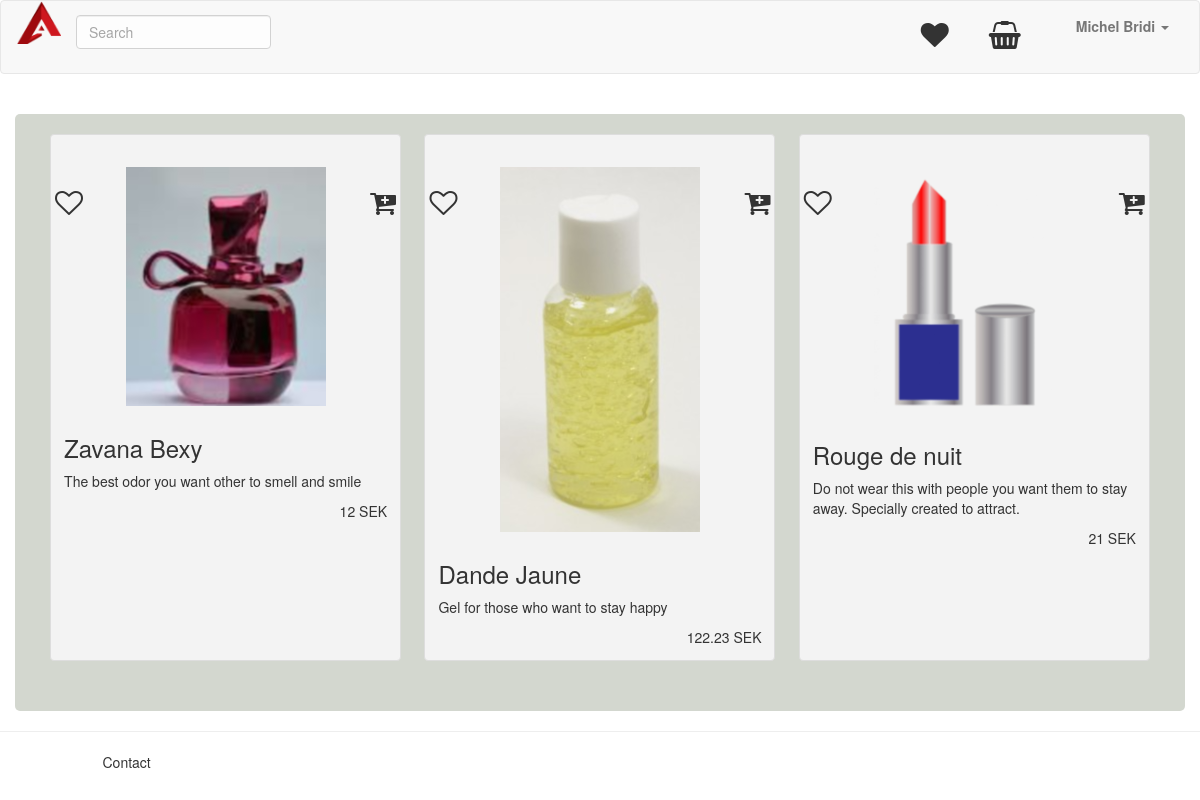
The app's page / (signed in) with its own data.
### tables this page shows
CREATE TABLE `purchase_item` (
  `id` int(11) UNSIGNED NOT NULL,
  `name` varchar(30) NOT NULL,
  `alt` varchar(20) DEFAULT NULL,
  `title` varchar(100) NOT NULL,
  `picture` text NOT NULL,
  `price` float NOT NULL,
  `currency` enum('SEK','USD','EUR','YEN') DEFAULT 'SEK',
  `description` text,
  `available` int(4) NOT NULL DEFAULT '1',
  `active` int(1) NOT NULL DEFAULT '1'
);

### App/Controllers/Home.php (called while the page is built, shortened)
<?php
class Home extends \Core\Controller
{
    public function indexAction()
    {
        View::render('Home/index.php', [
            'logged' => User::getIsLogged(),
            'items' => Item::findAll(1)
        ]);
    }
}

### Core/Router.php (called while the page is built, shortened)
<?php
class Router
{
    protected $routes = [];
    protected $params = [];
    public function add($route, $params = [])
    {
        $route = preg_replace('/\//', '\\/', $route);
        $route = preg_replace('/\{([a-z]+)\}/', '(?P<\1>[a-z-]+)', $route);
        $route = preg_replace('/\{([a-z]+):([^\}]+)\}/', '(?P<\1>\2)', $route);
        $route = '/^' . $route . '$/i';
        $this->routes[$route] = $params;
    }
    public function match($url)
    {
        foreach ($this->routes as $route => $params) {
            if (preg_match($route, $url, $matches)) {
                $this->params = $params;
                return true;
            }
        }
        return false;
    }
    public function dispatch($url)
    {
        $url = $this->removeQueryStringVariables($url);
        if ($this->match($url)) {
            $controller = $this->params['controller'];
            $controller = $this->convertToStudlyCaps($controller);
            $controller = $this->getNamespace() . $controller;
            if (class_exists($controller)) {
                $controller_object = new $controller($this->params);
                $action = $this->params['action'];
                $action = $this->convertToCamelCase($action);
                if (preg_match('/action$/i', $action) == 0) {
                    return $controller_object->$action();
                } else {
                    throw new \Exception("Method $action in controller $controller cannot be called directly - remove the Action suffix to call this method");
                }
            } else {
                throw new \Exception("Controller class $controller not found");
            }
        } else {
            throw new \Exception('No route matched.', 404);
        }
    }
    protected function convertToStudlyCaps($string)
    {
        return str_replace(' ', '', ucwords(str_replace('-', ' ', $string)));
    }
    protected function convertToCamelCase($string)
    {
        return lcfirst($this->convertToStudlyCaps($string));
    }
    protected function removeQueryStringVariables($url)
    {
        return $url;
    }
    protected function getNamespace()
    {
        $namespace = 'App\Controllers\\';
        return $namespace;
    }
}

### public/index.php (called while the page is built, shortened)
<?php
$router = new Core\Router();
$router->add('', ['controller' => 'Home', 'action' => 'index']);
$router->add('/', ['controller' => 'Home', 'action' => 'index']);
$router->add('user/login', ['controller' => 'UserController', 'action' => 'login']);
$router->add('user/signup', ['controller' => 'UserController', 'action' => 'signup']);
$router->add('user/logout', ['controller' => 'UserController', 'action' => 'logout']);
$router->add('user/userFound', ['controller' => 'UserController', 'action' => 'userFound']);
$router->add('user/policy', ['controller' => 'UserController', 'action' => 'policy']);
$router->add('user/profile', ['controller' => 'UserController', 'action' => 'view']);
$router->add('user/update', ['controller' => 'UserController', 'action' => 'update']);
$router->add('user/citylist', ['controller' => 'UserController', 'action' => 'citylist']);
$router->add('item/update', ['controller' => 'ItemController', 'action' => 'update']);
$router->add('item/handle', ['controller' => 'ItemController', 'action' => 'handle']);
$router->add('item/edit', ['controller' => 'ItemController', 'action' => 'edit']);
$router->add('item/delete', ['controller' => 'ItemController', 'action' => 'delete']);
$router->add('purchase/cart', ['controller' => 'PurchaseController', 'action' => 'cart']);
$router->add('purchase/towish', ['controller' => 'PurchaseController', 'action' => 'towish']);
$router->add('purchase/disposeof', ['controller' => 'PurchaseController', 'action' => 'disposeof']);
$router->add('purchase/wish', ['controller' => 'PurchaseController', 'action' => 'wish']);
$router->add('purchase/execute', ['controller' => 'PurchaseController', 'action' => 'execute']);
$router->add('/document/pay', ['controller' => 'DocumentController', 'action' => 'purchase']);
$router->add('/document/join', ['controller' => 'DocumentController', 'action' => 'menber']);
$router->add('{controller}/{action}');
$router->dispatch($_SERVER['QUERY_STRING']);

### App/Models/Item.php (called while the page is built, shortened)
<?php
class Item extends \Core\Model
{
    public static function findAll($active=null)
    {
        $db = static::getDB();
        if (is_null($active)) {
            $products = $db->prepare("SELECT * FROM purchase_item");
            $products->execute();
        } else {
            $products = $db->prepare("SELECT * FROM purchase_item WHERE active = :active");
            $products->execute(['active' => $active]);
        }
        return $products->fetchAll(PDO::FETCH_ASSOC);
    }
}

### App/Views/Home/index.php (the view)
<?php include realpath(dirname(__DIR__)."/layout/top.php");?>
<article>
<br style="clear: both" />
<div class="container cart">
<?php
    foreach ($items as $item) { ?>
	    <div class="thumbnail">
	    	<?php if (empty($_SESSION['ROLE']) || $_SESSION['ROLE']!=="superman") { ?>
    	    	<span class="send-to-wish" id="wish-<?=$item['id']?>" title="Add to wish list">
    	    		<?php if (empty($_SESSION['WISH']) || !in_array($item['id'], $_SESSION['WISH'])) { ?>
    	    				<i class="fa fa-heart-o fa-2x topleft"></i>
    	    		<?php } else { ?>
        	    			<i class="fa fa-heart fa-2x topleft text-success"></i>
        			<?php } ?>
    	    	</span>
    	    	<span class="send-to-cart" id="cart-<?=$item['id']?>" title="Add to shopping cart">
    	    		<?php if (empty($_SESSION['CART']) || !in_array($item['id'], $_SESSION['CART'])) { ?>
    	    				<i class="fa fa-cart-plus fa-2x topright pull-right"></i>
    	    		<?php } else { ?>
        	    			<i class="fa fa-shopping-cart fa-2x topright pull-right text-success"></i>
        			<?php } ?>
    	    	</span>
	      <?php } ?>
	      <img src=<?= $item['picture']?> alt="Cosmetic" class="img-responsive" alt="<?= $item['alt']?>"
	      	   title="<?= $item['title']?>">
	      <div class="caption">
	        <h3><?= $item['name']?></h3>
	        <p class="description"><?= $item['description']?></p>
	        <div class="clearfix">
	        	<div class="price pull-right"><?= $item['price']?> <?= $item['currency']?></div>
			</div>
	      </div>
	    </div>
<?php } ?>
</div>
</article>
<?php include realpath(dirname(__DIR__)."/layout/bottom.php");?>

### public/assets/css/style.css (style rules this page uses)
* { box-sizing: border-box; }
.container { position: relative; border-radius: 5px; background-color: #f2f2f2; padding: 20px 0 30px 0; overflow: hidden; }
.clearfix::after { content: ""; clear: both; display: table; }
.cart { background-color: #d3d7cf; display: -webkit-flex; display: -ms-flexbox; display: flex; overflow: hidden; flex-flow: row wrap; justify-content: space-around; }
.cart .thumbnail { background-color: #f3f3f3; flex: 1 1 auto; max-width: 30%; }
.topleft, .topright { cursor: pointer; position: relative; top:50px; }
.topleft { left:4; }
.topright { right: 4; }

### records on screen
purchase_item: picture (picture), name "Zavana Bexy", description "The best odor you want other to smell and smile", price "12", currency "SEK"
purchase_item: picture (picture), name "Dande Jaune", description "Gel for those who want to stay happy", price "122.23", currency "SEK"
purchase_item: picture (picture), name "Rouge de nuit", description "Do not wear this with people you want them to stay away. Specially created to attract.", price "21", currency "SEK"

### other values on screen
$_SESSION['NAME'] "Michel Bridi"
